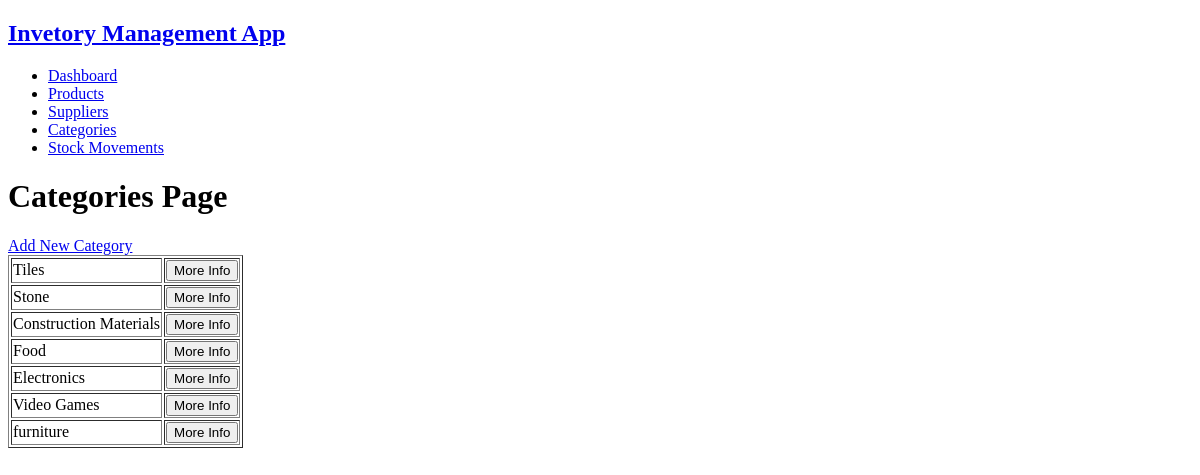
The page /categories on the database as committed earlier.
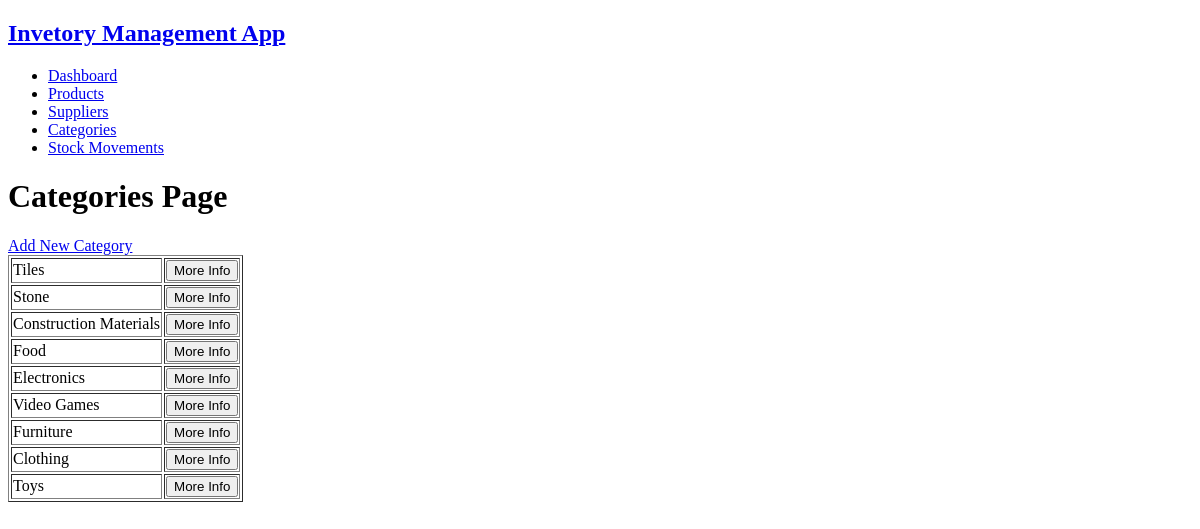
The same page on the database as committed later.
### tables this page shows
CREATE TABLE `categories` (
  `category_id` int(11) NOT NULL,
  `category_name` varchar(50) NOT NULL,
  `is_categ_active` enum('YES','NO') NOT NULL DEFAULT 'YES'
);

### app/models/category.model.php (called while the page is built, shortened)
<?php
function getAllCategories(mysqli $connect): array
{
    $sql = "
        SELECT * FROM categories
        WHERE is_categ_active = 'YES'
    ";
    $result = mysqli_query($connect, $sql);
    $categories = mysqli_fetch_all($result, MYSQLI_ASSOC);
    return $categories;
}

### app/views/category/categories.view.php (the view, shortened to what this page needs)
<!DOCTYPE html>
<html lang="en">
<head>
</head>
<body>
    <?php require VIEWS_PATH . 'includes\header.php' ?>
    <?php require VIEWS_PATH . 'includes\navbar.php' ?>
    <h1>Categories Page</h1>
    <a href="/categories/add">Add New Category</a>
    <table border="1">
        <?php foreach ($categories as $category):?>
            <?php if (strcmp($category['is_categ_active'], 'YES') === 0):?>
                <tr>
                    <td><?= $category['category_name'] ?></td>
                    <td>
                        <form action="/categories/info" method="post">
                            <button type="submit">More Info</button>
                        </form>
                    </td>
                </tr>
            <?php endif?>
        <?php endforeach?>
    </table>
</body>
</html>

Rows that differ between the two databases and show on the page:
changed categories: category_name "furniture" → "Furniture"
added categories: category_name "Clothing"
added categories: category_name "Toys"
